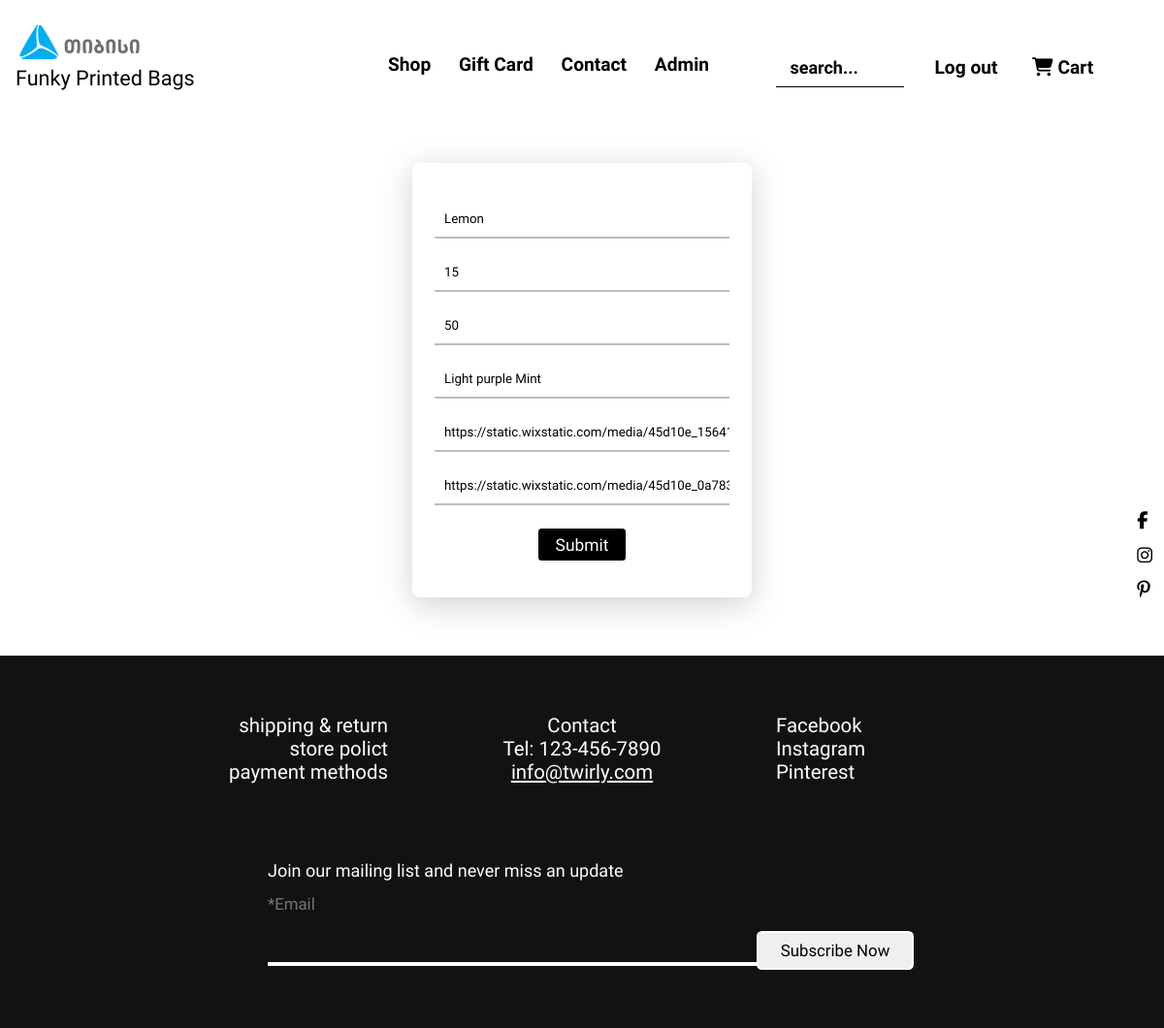
The app's page /edit-product/2 (signed in), older data.
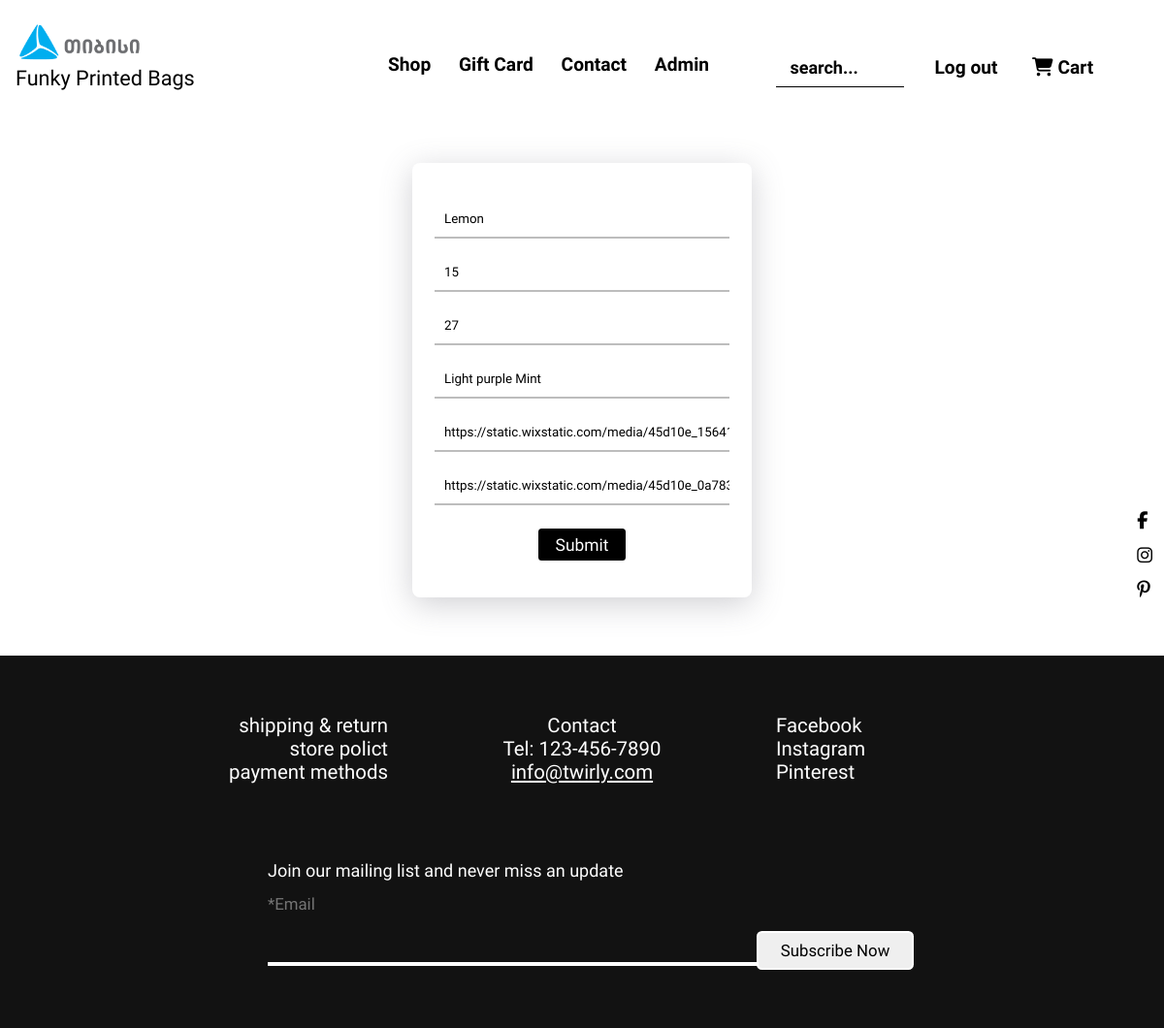
The same page, newer data.
### models.py (models this page shows)
class Product(db.Model):
    __tablename__ = "products"
    id = db.Column(db.Integer(), primary_key=True)
    name = db.Column(db.String(), nullable=False)
    cost = db.Column(db.Integer(), nullable=False)
    how_much_discount = db.Column(db.Integer())
    discounted_cost = db.Column(db.Integer())
    added_by = db.Column(db.Integer(), nullable=False)
    edited_by = db.Column(db.Integer(), nullable=False)
    colors = db.relationship("ProductColor", backref="product", lazy=True)
    images = db.relationship("ProductImage", backref="product", lazy=True)
    image_patterns = db.relationship("ProductImagePattern", backref="product", lazy=True)
    reviews = db.relationship("Review", backref="product", lazy=True)

### routes.py (the view, shortened to what this page needs)
@app.route("/edit-product/<product_id>", methods=['GET', 'POST'])
@login_required
def edit_product(product_id):
    if current_user.role != 'admin':
        return redirect("/")
    product = Product().query.get(product_id)
    colors = []
    images = []
    image_patterns = []
    for color in product.colors:
        colors.append(color.color)
    for image in product.images:
        images.append(image.image)
    for image_pattern in product.image_patterns:
        image_patterns.append(image_pattern.image_pattern)
    product_posting_form = PostingProduct(name = product.name, cost=product.cost, how_much_discount=product.how_much_discount, colors = " ".join(colors), images = " ".join(images), images_patterns = " ".join(image_patterns))
    return render_template('edit-product.html', product_posting_form=product_posting_form)

### forms.py
class PostingProduct(FlaskForm):
    name = StringField("products name   (name)", validators=[data_required(message="Products name is required")])
    cost = IntegerField("products price   (num)", validators=[data_required(message="Products price is required")])
    how_much_discount = IntegerField("products discount, in % percentages   (num)")
    colors = StringField("products colors   (color1, color2, color3...)", validators=[data_required(message="Products color is required")])
    images = StringField("products images   (url1, url2, url3...)", validators=[data_required(message="Products image is required")])
    images_patterns = StringField("products image patterns   (url1, url2, url3...)", validators=[data_required(message="Products image pattern is required")])
    submit = SubmitField("Submit")

### models.py (called while the page is built)
@login_manager.user_loader
def load_user(user_id):
    return User.query.get(user_id)

### routes.py (called while the page is built)
@app.context_processor
def global_variable():
    cart = []
    if current_user.is_authenticated:
        for product in current_user.cart_products:
            cart.append([Product.query.get(product.product_id), product.quantity, product.id])
    top_rated_products = Product.query.all()
    n = len(top_rated_products)
    for i in range(n - 1):
        for j in range(0, n - i - 1):
            if get_products_average_rating(top_rated_products[j]) < get_products_average_rating(top_rated_products[j + 1]):
                top_rated_products[j], top_rated_products[j + 1] = top_rated_products[j + 1], top_rated_products[j]
    top_rated_products = list(filter(lambda n: float(get_products_average_rating(n)) > 0, top_rated_products))
    return dict(top_rated_products=top_rated_products[:10], the_average_rating=get_products_average_rating, cart=cart)

def get_products_average_rating(product):
    average_rating = 0
    length = 0
    for review in product.reviews:
        average_rating += review.rating
        length += 1
    if length != 0:
        average_rating = average_rating / length
    return str(average_rating)[:3]

### templates/edit-product.html (shortened to what this page needs)
{% extends 'base.html' %}
{% block body %}
<section id="product-posting">
    <form method="post" action="">
        <div>
            {{ product_posting_form.name(placeholder=product_posting_form.name.label.text)}}
        </div>
        <div>
            {{ product_posting_form.cost(placeholder=product_posting_form.cost.label.text)}}
        </div>
        <div>
            {{ product_posting_form.how_much_discount(placeholder=product_posting_form.how_much_discount.label.text)}}
        </div>
        <div>
            {{ product_posting_form.colors(placeholder=product_posting_form.colors.label.text)}}
        </div>
        <div>
            {{ product_posting_form.images(placeholder=product_posting_form.images.label.text)}}
        </div>
        <div>
            {{ product_posting_form.images_patterns(placeholder=product_posting_form.images_patterns.label.text)}}
        </div>
        {{product_posting_form.submit(class='submit')}}
    </form>
</section>
{% endblock %}

### templates/base.html (shortened to what this page needs)
<!DOCTYPE html>
<html lang="en">
<head>
    <link rel="stylesheet" href="/static/style.css">
    <link rel="stylesheet" href="https://cdnjs.cloudflare.com/ajax/libs/font-awesome/6.5.1/css/all.min.css" />
    <link rel="stylesheet" href="https://cdnjs.cloudflare.com/ajax/libs/font-awesome/6.5.1/css/all.min.css" />
</head>
<body>
    {% include 'header.html' %}
    {% include 'social.html'%}
    {% block body %}
    {% endblock %}
    {% include 'footer.html' %}
</body>
</html>

### templates/header.html (shortened to what this page needs)
<header id="header">
    <div id="left">
        <img onclick="window.open('https://www.tbceducation.ge/')" id="tbc-logo" src="/static//images/თიბისი.png" alt="">
        <a href="/"><p id="description">Funky Printed Bags</p></a>
    </div>
    <nav id="nav">
        <ul>
            <li><a href="/">Shop</a></li>
            <li><a href="/gift-card">Gift Card</a></li>
            <li><a href="/contact">Contact</a></li>
            {% if current_user.role == 'admin' %}
            <li>
                <div class="admin-dropdown">
                    <p class="admin-dropbtn">Admin</p>
                </div>
            </li>
            {% endif %}
        </ul>
    </nav>
    <div id="right">
        <input id="item-search" type="search" placeholder="search..." >
        {% if current_user.is_authenticated %}
        <a href="/log-out"><button id="sign-up-button">Log out</button></a>
        {% else %}
        <a href="/sign-up"><button id="sign-up-button">Sign up</button></a>
        {% endif %}
        {% if current_user.is_authenticated %}
            <button id="nav-cart-open-button"><i class="fa-solid fa-cart-shopping"></i> Cart</button>
        {% endif %}
    </div>
</header>

### templates/social.html (shortened to what this page needs)
<div id="social">
    <a href="https://www.facebook.com/"></a>
    <a href="https://www.instagram.com/"></a>
    <a href="https://www.pinterest.com/"></a>
</div>

### templates/footer.html
<footer id="footer">
    <div id="top">
        <div id="left">
            <ul>
                <li><a href="">shipping & return</a></li>
                <li><a href="">store polict</a></li>
                <li><a href="">payment methods</a></li>
            </ul>
        </div>
        <div id="middle">
            <ul>
                <li><a href="/contact">Contact</a></li>
                <li>Tel: 123-456-7890</li>
                <li id="mysite"><a href="">info@twirly.com</a></li>
            </ul>
        </div>
        <div id="right">
            <ul>
                <li><a href="https://www.facebook.com/" target="_blank">Facebook</a></li>
                <li><a href="https://www.instagram.com/" target="_blank">Instagram</a></li>
                <li><a href="https://www.pinterest.com/" target="_blank">Pinterest</a></li>
            </ul>
        </div>
    </div>
    <form id="bottom">
        <p id="join"><a href="/contact">Join our mailing list and never miss an update</a></p>
        <label id="footer-email-label" for="email">*Email</label>
        <input id="footer-email" type="email" required>
        <button id="footer-email-submit" type="submit">Subscribe Now</button>
    </form>
</footer>

### static/style.css (style rules this page uses)
:root { --color1: rgb(255, 255, 255); --color2: rgb(0,0,0); --color3: red; --color4: rgb(117,117,117); --color5: rgb(240,240,240) ; }
* { margin: 0; padding: 0; box-sizing: border-box; font-family: "Tilt Neon", sans-serif; }
html { font-size: 12px; scroll-behavior: smooth; }
#header { position: fixed; top: 0px; z-index: 30; height: 9rem; width: 100%; display: flex; flex-flow: row wrap; background-color: var(--color1); color: var(--color2); }
#header #left { flex: 1; position: relative; }
#header #left #tbc-logo { position: absolute; top: 1.8rem; left: 4%; height: 45px; cursor: pointer; }
#header #left #description { position: absolute; font-size: 1.8rem; bottom: 0; left: 4%; height: 40px; }
#header #nav { flex: 1; position: relative; }
#header #nav ul { position: absolute; top: 4.6rem; font-size: 1.6rem; font-weight: 600; display: flex; flex-flow: row wrap; gap: 2.4rem; }
#header #nav ul li { cursor: pointer; list-style-type: none; }
#header #right { flex: 1; position: relative; }
#header #right #item-search { position: absolute; top: 4.5rem; left: 14.5%; outline: none; background-color: transparent; height: 3rem; width: 11rem; border: none; padding-left: 1.2rem; padding-bottom: 0.4rem; border-bottom: 1.5px solid var(--color2); font-size: 1.5rem; }
#header #right #item-search::placeholder { color: var(--color2); font-weight: 600; }
#header #right #sign-up-button { position: absolute; top: 4.5rem; left: 50%; font-size: 1.6rem; border: none; background-color: transparent; font-weight: 700; width: 6rem; height: 2.5rem; cursor: pointer; }
#header #right #nav-cart-open-button { position: absolute; top: 4.5rem; left: 70%; font-size: 1.6rem; border: none; background-color: transparent; font-weight: 700; width: 4rem; height: 2.5rem; white-space: nowrap; cursor: pointer; }
#social { z-index: 30; display: flex; flex-flow: column wrap; gap: 1.8rem; position: fixed; right: 1%; top: 50%; }
#footer { background-color: rgb(18, 18, 18); width: 100%; height: 32rem; display: flex; flex-flow: column wrap; }
#footer #top { flex: 1; display: flex; flex-flow: row wrap; }
#footer #top #left { text-align: end; }
#footer #top #middle { text-align: center; }
#footer #top #right { text-align: start; }
#footer #top div { flex: 1; }
#footer #top div ul { display: flex; flex-flow: column wrap; color: var(--color1); font-size: 1.7rem; padding-top: 60px; }
#footer #top div ul li { list-style-type: none; }
#footer #top div ul #mysite { text-decoration: underline; }
#footer #bottom { flex: 1; position: relative; color: var(--color1); }
#footer #bottom #join { position: absolute; left: 23%; top: 10%; font-size: 1.5rem; }
#footer #bottom #footer-email-label { position: absolute; left: 23%; top: 28%; font-size: 1.4rem; color: var(--color4); }
#footer #bottom #footer-email { position: absolute; left: 23%; top: 48%; width: 50rem; height: 3rem; background-color: transparent; outline: none; border: none; border-bottom: 4px solid var(--color1); color: var(--color1); font-size: 1.3rem; padding-left: 1.4rem; }
#footer #bottom #footer-email-submit { position: absolute; left: 65%; top: 48%; width: 13.5rem; height: 3.35rem; border: 2px solid var(--color1); border-radius: 5.5px; font-size: 1.4rem; transition-duration: 0.3s; cursor: pointer; }
#product-posting { margin-top: 60px; margin-bottom: 60px; }
#product-posting form { margin: auto; width: 350px; border-radius: 8px; box-shadow: rgba(100, 100, 111, 0.3) 0px 7px 32px 0px; padding: 23px; }
#product-posting form input { outline: none; border: none; border-bottom: 2px solid rgba(125, 125, 125, 0.5); width: 100%; height: 40px; padding-left: 10px; }
#product-posting form div { margin-top: 15px; }
#product-posting form .submit { padding-left: 0; display: block; margin: auto; margin-top: 24px; margin-bottom: 15px; border-radius: 3.5px; height: 33px; width: 90px; background-color: var(--color2); color: white; outline: none; border: none; font-size: 1.45rem; transition-duration: 0.3s; cursor: pointer; border: 2px solid var(--color2); }
a { text-decoration: none; color: inherit; }
@media only screen and (max-width: 1350px) { #header #right #item-search { left: 0% !important; } }
@media only screen and (max-width: 1350px) { #header #right #sign-up-button { left: 40% !important; } }
@media only screen and (max-width: 1350px) { #header #right #nav-cart-open-button { left: 66% !important; } }

Row changes from the older to the newer data that the page shows:
changed Product "Lemon": how_much_discount "50" → "27"
